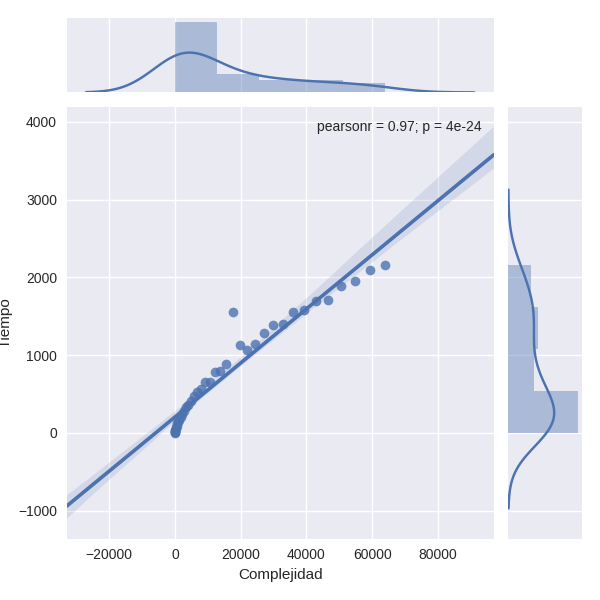

Write Python code to recreate this figure.
import pandas as pd
import seaborn as sns
import matplotlib.pyplot as plt
import pylab as pl
import numpy as np
from scipy import stats
from scipy.interpolate import interp1d
import math

f = open('tGM','r')
peor = []
elementos =[]


for i in range(0,40):
    x = f.readline()
    x = [int(i) for i in x.split()]
    elementos.append(x[0])
    peor.append(x[1])

longitud = len(elementos)
#modificar el n**2 por otro valor
complejidad = [0 + (n**3) for n in range(1,longitud+1)]
print len(elementos)
print len(peor)
print len(complejidad)
df2 = pd.DataFrame()
df2['elementos'] = elementos
df2['Tiempo'] = peor
df2['Complejidad'] = complejidad
sns.jointplot(df2['Complejidad'], df2['Tiempo'], kind="reg")
sns.plt.show()
